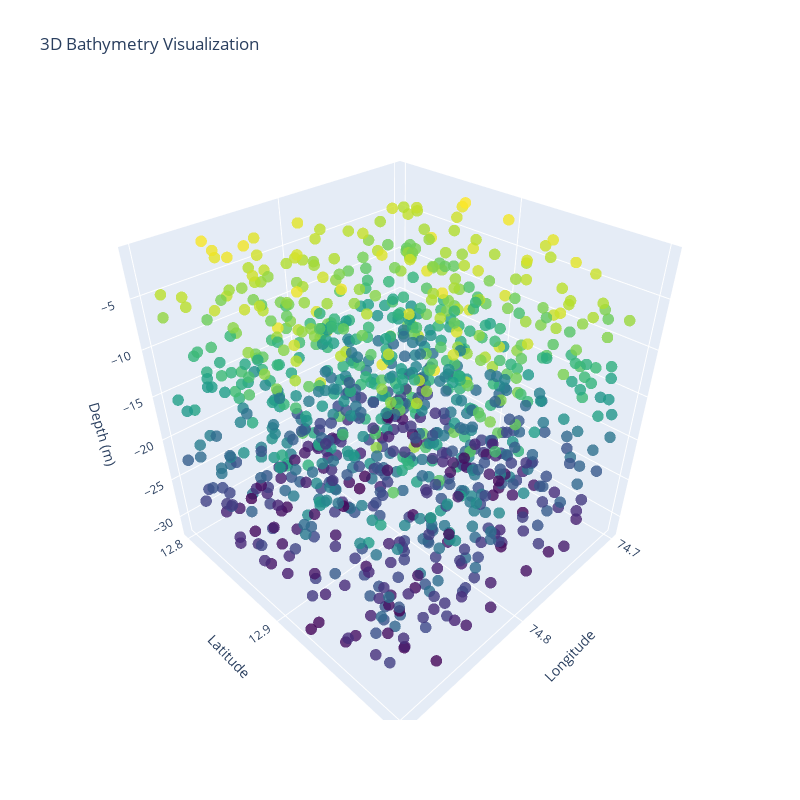

This figure's notebook cell:
### Code cell
import plotly.express as px
import plotly.graph_objects as go
from matplotlib import pyplot as plt
import seaborn as sns

# Create a figure with 2x2 subplots
plt.figure(figsize=(15, 10))

# 1. Spatial distribution scatter plot
plt.subplot(221)
scatter = plt.scatter(combined_bathymetry['longitude'], 
                     combined_bathymetry['latitude'],
                     c=combined_bathymetry['depth'],
                     cmap='viridis')
plt.colorbar(scatter, label='Depth (m)')
plt.title('Spatial Distribution of Bathymetry Points')
plt.xlabel('Longitude')
plt.ylabel('Latitude')

# 2. Depth histogram
plt.subplot(222)
sns.histplot(data=combined_bathymetry, x='depth', bins=30)
plt.title('Distribution of Depths')
plt.xlabel('Depth (m)')
plt.ylabel('Count')

# 3. Surface height vs Bottom height
plt.subplot(223)
plt.scatter(combined_bathymetry['surface_height'], 
           combined_bathymetry['bottom_height'],
           alpha=0.5)
plt.title('Surface Height vs Bottom Height')
plt.xlabel('Surface Height (m)')
plt.ylabel('Bottom Height (m)')

plt.tight_layout()
plt.show()

# 4. 3D Surface Plot using Plotly
fig = go.Figure(data=[go.Scatter3d(
    x=combined_bathymetry['longitude'],
    y=combined_bathymetry['latitude'],
    z=-combined_bathymetry['depth'],
    mode='markers',
    marker=dict(
        size=4,
        color=-combined_bathymetry['depth'],
        colorscale='Viridis',
        opacity=0.8
    )
)])

fig.update_layout(
    title='3D Bathymetry Visualization',
    scene=dict(
        xaxis_title='Longitude',
        yaxis_title='Latitude',
        zaxis_title='Depth (m)'
    ),
    width=800,
    height=800
)
fig.show()

### Figure 1 — Plotly figure (JSON) as saved in the notebook; plotly's stock layout.template omitted (floating-point values rounded to 4 significant figures; data arrays with more than 128 entries replaced by an {"elided": "..."} marker saying what was removed)
{"data": [{"marker": {"color": {"elided": "1000 float values"}, "colorscale": [[0, "#440154"], [0.1111, "#482878"], [0.2222, "#3e4989"], [0.3333, "#31688e"], [0.4444, "#26828e"], [0.5556, "#1f9e89"], [0.6667, "#35b779"], [0.7778, "#6ece58"], [0.8889, "#b5de2b"], [1, "#fde725"]], "opacity": 0.8, "size": 4}, "mode": "markers", "type": "scatter3d", "x": {"elided": "1000 float values"}, "y": {"elided": "1000 float values"}, "z": {"elided": "1000 float values"}}], "layout": {"height": 800, "scene": {"xaxis": {"title": {"text": "Longitude"}}, "yaxis": {"title": {"text": "Latitude"}}, "zaxis": {"title": {"text": "Depth (m)"}}}, "title": {"text": "3D Bathymetry Visualization"}, "width": 800}}
